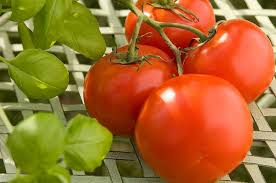
//> input picture pics/tomato.jpg, 276 x 183 px
$ ./histeq   (built with g++ and OpenCV 4)
//> lines starting //> are read from the running program, lines starting //| are printed output that depends on the picture
/***** Histogram equalization *****
This code equalizes the histogram of an image.
Histogram equalization is done when constrast adjustment is needed.
It also serves as an introduction to the BGR and HSV color spaces.
BGR color space has intensities from 0 to 255 for the blue, green and red; all colors are a combination of these three with [0,0,0] being black and [255,255,255] being white.
HSV color space stands for Hue, Saturation and Value. It is closer to the way humans perceive vision, although a bit harder to interpret than BGR.
One can see that histogram equalization works better visually, when it is applied on the Value channel of an image as opposed to doing it individually on the BGR channels.
THis is seen when this program is run on the tomato images ot the house image, where BGR equalization results in an unnatural bluish tinge.
*****/
#include<iostream>
#include<vector>
#include<opencv2/opencv.hpp>
#include<opencv2/core/core.hpp>
#include<opencv2/imgcodecs.hpp>
#include<opencv2/imgproc.hpp>
#include<opencv2/highgui/highgui.hpp>
void histeq(cv::Mat &img1, cv::Mat& img2);
int main(int argc,char **argv) {
	cv::Mat img, gray, hsv;
	if(argc==1){
		img = cv::imread("/home/username/opencv_tutorial/pics/tomato.jpg");
//> img is the input picture: 183 rows x 276 cols, CV_8UC3; mean B, G, R 44.1, 106.6, 163.9
	}
	else{
		try{
			img = cv::imread(argv[1],1);
		}
		catch(cv::Exception& e){

			std::cout<<"Exception"<<e.what()<<std::endl;
		}
	}
	cv::cvtColor(img, gray, cv::COLOR_BGR2GRAY);
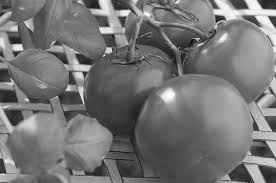
//> gray: 183 rows x 276 cols, CV_8UC1; min 7, max 255, mean 116.6
	cv::cvtColor(img, hsv, cv::COLOR_BGR2HSV);
//> hsv: 183 rows x 276 cols, CV_8UC3; mean H, S, V 20.2, 191.9, 168.6
	cv::Mat hist(img.rows, img.cols, CV_8UC1);
	histeq(gray, hist);
//> after the loop in histeq, `for (int i = 0; i < img.rows; i++)`: pdf = 256 values, max 526 at index 102, min 0 at index 0, mean 197.3
//> after the loop in histeq, `for (int i = 1; i < 256; i++)`: cdf = 256 values from 0 to 50508
	cv::Mat bgr[3];
	cv::split(img, bgr);
	std::vector<cv::Mat> channels;
	cv::Mat dummy(img.rows, img.cols, CV_8UC1), dummy1, dummy2;
	dummy1 = dummy.clone();
	dummy2 = dummy.clone();

	histeq(bgr[0], dummy);
//> after the loop in histeq (call 2), `for (int i = 0; i < img.rows; i++)`: pdf = 256 values, max 5967 at index 0, min 0 at index 231, mean 197.3
//> in histeq (call 2), `cdf[0] = pdf[0];`: cdf = 256 values, max 5967 at index 0, min 0 at index 1, mean 23.31
//> after the loop in histeq (call 2), `for (int i = 1; i < 256; i++)`: cdf = 256 values from 5967 to 50508
//> after the loop in histeq (call 2), `for (int i = 0; i < img.rows; i++)`:
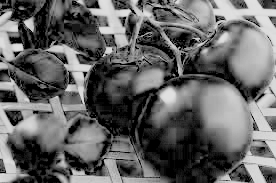
//> hist: 183 rows x 276 cols, CV_8UC1; min 0, max 224, mean 99.9
	//imshow("Blue", dummy);
	channels.push_back(dummy);
	histeq(bgr[1], dummy1);
//> after the loop in histeq (call 3), `for (int i = 0; i < img.rows; i++)`: pdf = 256 values, max 567 at index 51, min 7 at index 254, mean 197.3
//> in histeq (call 3), `cdf[0] = pdf[0];`: cdf = 256 values, max 55 at index 0, min 0 at index 1, mean 0.215
//> after the loop in histeq (call 3), `for (int i = 1; i < 256; i++)`: cdf = 256 values from 55 to 50508
//> after the loop in histeq (call 3), `for (int i = 0; i < img.rows; i++)`:
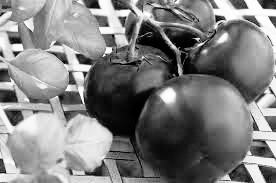
//> hist: 183 rows x 276 cols, CV_8UC1; min 0, max 254, mean 127.4
	//imshow("Green", dummy1);
	channels.push_back(dummy1);
	histeq(bgr[2], dummy2);
	//imshow("Red", dummy2);
	channels.push_back(dummy2);
	cv::Mat rgb_final; //will have a size of(img.rows, img.cols, CV_8UC3);
	cv::merge(channels, rgb_final);
	cv::imshow("Gray", gray);
	cv::imshow("Histeq", hist);
	cv::waitKey(0);
	cv::imshow("Img", img);
	cv::imshow("Histeq:bgr", rgb_final);
	cv::waitKey(0);
	cv::Mat ffinal;
	std::vector<cv::Mat> hsvchannels;
	cv::split(hsv, bgr);
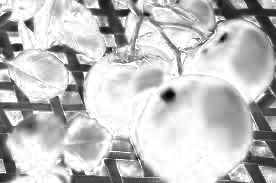
//> bgr[1]: 183 rows x 276 cols, CV_8UC1; min 1, max 255, mean 191.9
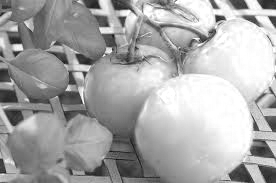
//> bgr[2]: 183 rows x 276 cols, CV_8UC1; min 10, max 255, mean 168.6
	histeq(bgr[2], bgr[2]);
//> after the loop in histeq (call 5), `for (int i = 0; i < img.rows; i++)`: pdf = 256 values, max 2533 at index 255, min 0 at index 0, mean 197.3
//> after the loop in histeq (call 5), `for (int i = 0; i < img.rows; i++)`:
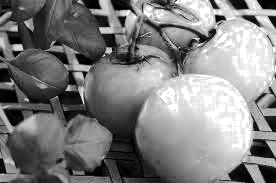
//> hist: 183 rows x 276 cols, CV_8UC1; min 0, max 255, mean 128
	hsvchannels.push_back(bgr[0]);
	hsvchannels.push_back(bgr[1]);
	hsvchannels.push_back(bgr[2]);
	cv::Mat hsv_equalized;
	cv::merge(hsvchannels, hsv_equalized);
//> hsv_equalized: 183 rows x 276 cols, CV_8UC3; mean H, S, V 20.2, 191.9, 128
	cv::cvtColor(hsv_equalized, hsv_equalized, cv::COLOR_HSV2BGR);
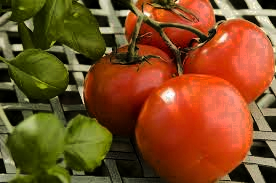
//> hsv_equalized: 183 rows x 276 cols, CV_8UC3; mean B, G, R 34.5, 75.7, 125.1
	cv::imshow("Histeq:hsv", hsv_equalized);
	cv::waitKey(0);
	return EXIT_SUCCESS;
}

//Function that performs histogram equalization on a greyscale matrix
void histeq(cv::Mat &img, cv::Mat &hist) {
	int pdf[256], cdf[256];
	for (int i = 0; i < 256; i++) {
		pdf[i] = 0;
		cdf[i] = 0;
	}
	for (int i = 0; i < img.rows; i++) {
		for (int j = 0; j < img.cols; j++) {
			pdf[img.at<uchar>(i, j)]++;
		}
	}

	cdf[0] = pdf[0];
	for (int i = 1; i < 256; i++) {
		cdf[i] = cdf[i - 1] + pdf[i];
		//std::cout << "cdf[" <<i <<"] = " << cdf[i] << std::endl;
	}

	for (int i = 0; i < img.rows; i++) {
		for (int j = 0; j < img.cols; j++) {
			hist.at<uchar>(i, j) = (cdf[img.at<uchar>(i, j)] - cdf[0]) * 255
					/ (img.rows * img.cols);
		}
	}

}
